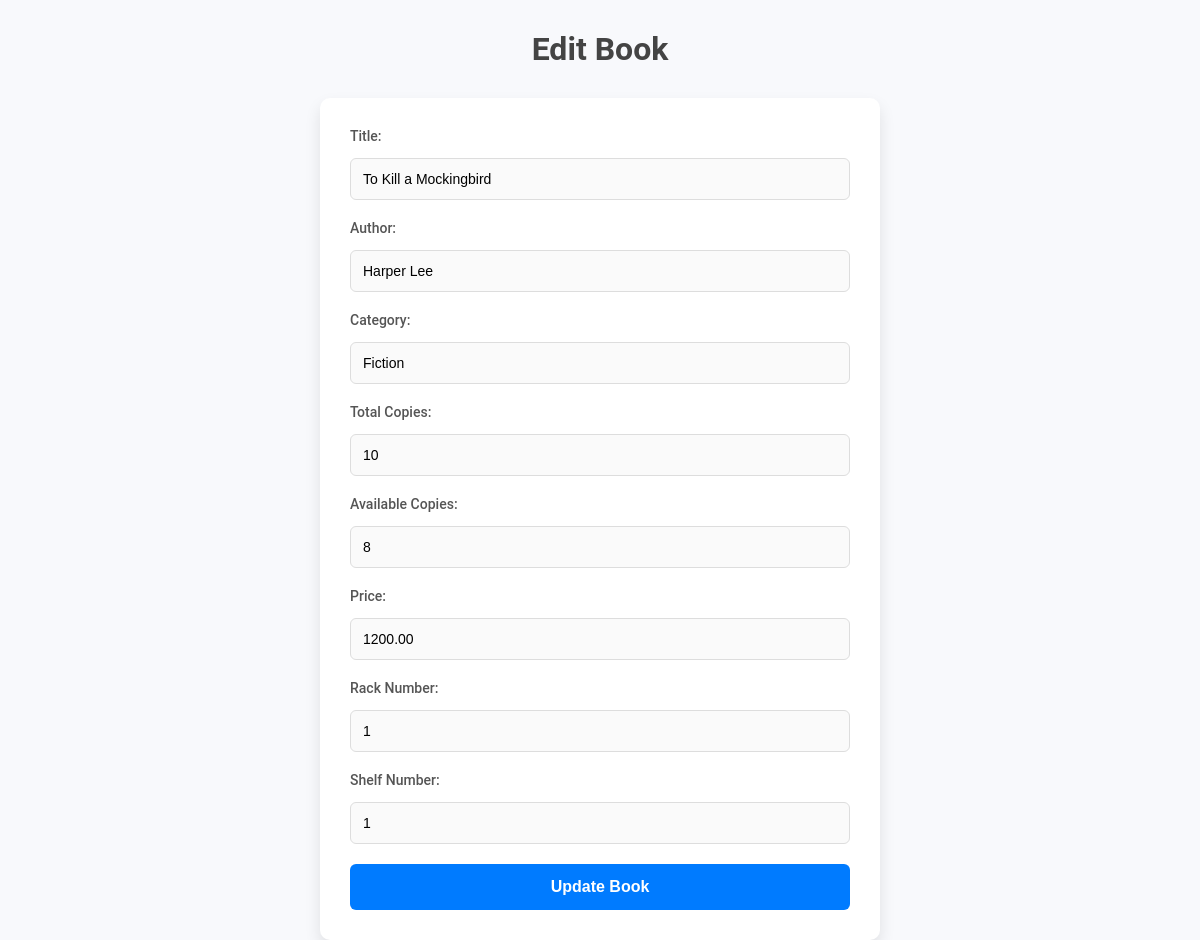
/pages/iedit_book.php?book_id=18, run on the app's committed database.
### tables this page shows
CREATE TABLE IF NOT EXISTS `books` (
  `book_id` int NOT NULL AUTO_INCREMENT,
  `title` varchar(255) NOT NULL,
  `author` varchar(100) NOT NULL,
  `category` varchar(100) NOT NULL,
  `is_available` tinyint(1) DEFAULT '1',
  `created_at` timestamp NULL DEFAULT CURRENT_TIMESTAMP,
  `available_copies` int NOT NULL DEFAULT '0',
  `publisher` varchar(255) DEFAULT NULL,
  `year` int DEFAULT NULL,
  `quantity` int NOT NULL DEFAULT '0',
  `price` decimal(10,2) NOT NULL DEFAULT '0.00',
  `rack_number` int NOT NULL DEFAULT '1',
  `shelf_number` int NOT NULL DEFAULT '1',
  PRIMARY KEY (`book_id`)
);

### pages/iedit_book.php (the view, shortened to what this page needs)
<?php
require '../includes/db_connect.php';
$book_id = $_GET['book_id'];
$query = "SELECT * FROM books WHERE book_id = ?";
$stmt = $conn->prepare($query);
$stmt->bind_param("i", $book_id);
$stmt->execute();
$result = $stmt->get_result();
$book = $result->fetch_assoc();
?>
<!DOCTYPE html>
<html lang="en">
<head>
    <link rel="stylesheet" href="../css/edit_book.css">
</head>
<body>
    <h1>Edit Book</h1>
    <form action="../actions/iedit_book_action.php" method="POST">
        <label>Title:</label>
        <input type="text" name="title" value="<?php echo htmlspecialchars($book['title']); ?>" required>
        <label>Author:</label>
        <input type="text" name="author" value="<?php echo htmlspecialchars($book['author']); ?>" required>
        <label>Category:</label>
        <input type="text" name="category" value="<?php echo htmlspecialchars($book['category']); ?>" required>
        <label>Total Copies:</label>
        <input type="number" name="quantity" value="<?php echo htmlspecialchars($book['quantity']); ?>" required>
        <label>Available Copies:</label>
        <input type="number" name="available_copies" value="<?php echo htmlspecialchars($book['available_copies']); ?>" required>
        <label>Price:</label>
        <input type="number" step="0.01" name="price" value="<?php echo htmlspecialchars($book['price']); ?>" required>
        <label>Rack Number:</label>
        <input type="text" name="rack_number" value="<?php echo htmlspecialchars($book['rack_number']); ?>" required>
        <label>Shelf Number:</label>
        <input type="text" name="shelf_number" value="<?php echo htmlspecialchars($book['shelf_number']); ?>" required>
        <button type="submit">Update Book</button>
    </form>
</body>
</html>

### css/edit_book.css (style rules this page uses)
body { font-family: 'Roboto', sans-serif; margin: 0; padding: 0; background-color: #f8f9fc; color: #333; }
h1 { text-align: center; font-size: 32px; color: #444; margin: 30px 0; }
form { max-width: 500px; margin: 0 auto; padding: 30px; background-color: #ffffff; border-radius: 10px; box-shadow: 0 8px 16px rgba(0, 0, 0, 0.1); }
label { font-size: 14px; font-weight: 500; display: block; margin-bottom: 6px; color: #555; }
input { width: 100%; padding: 12px; font-size: 14px; margin-top: 8px; margin-bottom: 20px; border: 1px solid #ddd; border-radius: 6px; box-sizing: border-box; background-color: #fafafa; transition: all 0.3s ease; }
button { width: 100%; padding: 14px; font-size: 16px; background-color: #007bff; color: white; border: none; border-radius: 6px; cursor: pointer; transition: background-color 0.3s ease; font-weight: 600; }

### data on the page
books: title "To Kill a Mockingbird", author "Harper Lee", category "Fiction", quantity "10", available_copies "8", price "1200.00", rack_number "1", shelf_number "1"
